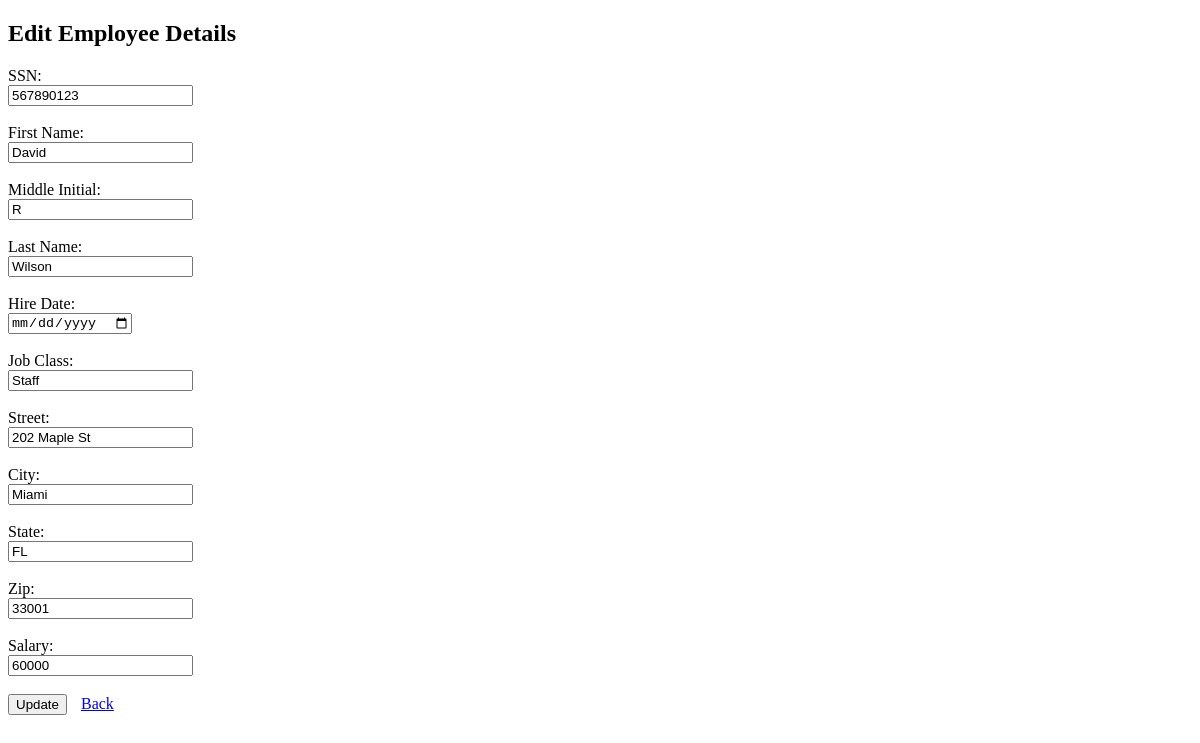
Page /modules/efm/employees/edit_employee.php?id=5 on the earlier database version.
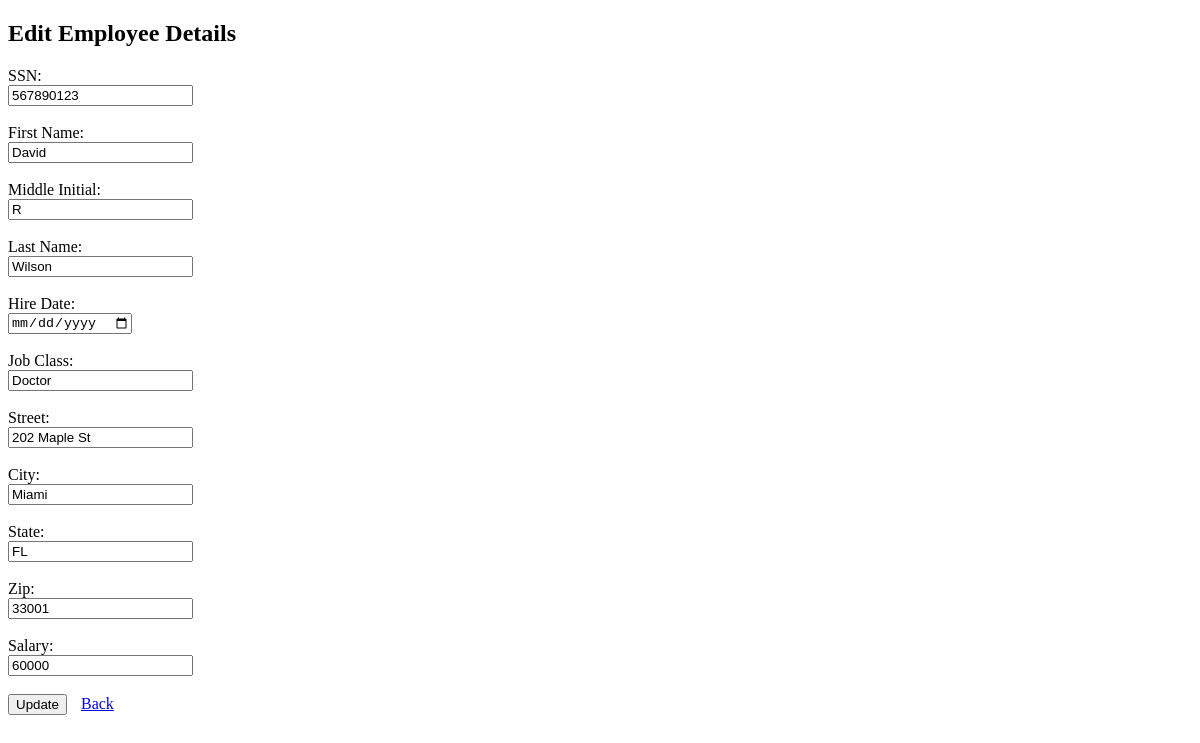
Same page on the later database version.
### tables this page shows
CREATE TABLE `employee` (
  `SSN` varchar(50) NOT NULL CHECK (LENGTH(`SSN`) = 9),
  `EmpID` int(10) NOT NULL AUTO_INCREMENT,
  `FName` varchar(120) DEFAULT NULL,
  `Minit` varchar(50) DEFAULT NULL,
  `LName` varchar(50) DEFAULT NULL,
  `Street` varchar(50) DEFAULT NULL,
  `City` varchar(50) DEFAULT NULL,
  `State` varchar(50) DEFAULT NULL,
  `Zip` varchar(50) DEFAULT NULL,
  `Salary` int(10) DEFAULT NULL,
  `Hiredate` DATETIME NULL DEFAULT current_timestamp(),
  `Jobclass` varchar(120) DEFAULT NULL,
  `FacID` int(10) DEFAULT NULL,
  UNIQUE (EmpID),
  PRIMARY KEY (`SSN`)
);

### modules/efm/employees/edit_employee.php (the view, shortened to what this page needs)
<?php
include("config.php");
if(isset($_GET['id'])) {
    $empID = mysqli_real_escape_string($con, $_GET['id']);
    $sql = "SELECT * FROM employee WHERE EmpID = '$empID'";
    $result = mysqli_query($con, $sql);
    if(mysqli_num_rows($result) == 1) {
        $row = mysqli_fetch_assoc($result);
        $ssn = $row['SSN'];
        $fname = $row['FName'];
        $minit = $row['Minit'];
        $lname = $row['LName'];
        $hiredate = $row['Hiredate'];
        $jobclass = $row['Jobclass'];
        $street = $row['Street'];
        $city = $row['City'];
        $state = $row['State'];
        $zip = $row['Zip'];
        $salary = $row['Salary'];
    } else {
        echo "Employee not found";
    }
}
?>
<!DOCTYPE html>
<html lang="en">
<head>
</head>
<body>
<h2>Edit Employee Details</h2>
<form method="POST">
    <label for="ssn">SSN:</label><br>
    <input type="text" id="ssn" name="ssn" value="<?php echo $ssn; ?>"><br><br>
    <label for="fname">First Name:</label><br>
    <input type="text" id="fname" name="fname" value="<?php echo $fname; ?>"><br><br>
    <label for="minit">Middle Initial:</label><br>
    <input type="text" id="minit" name="minit" value="<?php echo $minit; ?>"><br><br>
    <label for="lname">Last Name:</label><br>
    <input type="text" id="lname" name="lname" value="<?php echo $lname; ?>"><br><br>
    <label for="hiredate">Hire Date:</label><br>
    <input type="date" id="hiredate" name="hiredate" value="<?php echo $hiredate; ?>"><br><br>
    <label for="jobclass">Job Class:</label><br>
    <input type="text" id="jobclass" name="jobclass" value="<?php echo $jobclass; ?>"><br><br>
    <label for="street">Street:</label><br>
    <input type="text" id="street" name="street" value="<?php echo $street; ?>"><br><br>
    <label for="city">City:</label><br>
    <input type="text" id="city" name="city" value="<?php echo $city; ?>"><br><br>
    <label for="state">State:</label><br>
    <input type="text" id="state" name="state" value="<?php echo $state; ?>"><br><br>
    <label for="zip">Zip:</label><br>
    <input type="text" id="zip" name="zip" value="<?php echo $zip; ?>"><br><br>
    <label for="salary">Salary:</label><br>
    <input type="text" id="salary" name="salary" value="<?php echo $salary; ?>"><br><br>
    <button type="submit" name="update">Update</button>
    <a href="employees.php" style="margin-left: 10px;">Back</a>
</form>
</body>
</html>

Differences in the rows shown:
changed employee "David": jobclass "Staff" → "Doctor"
